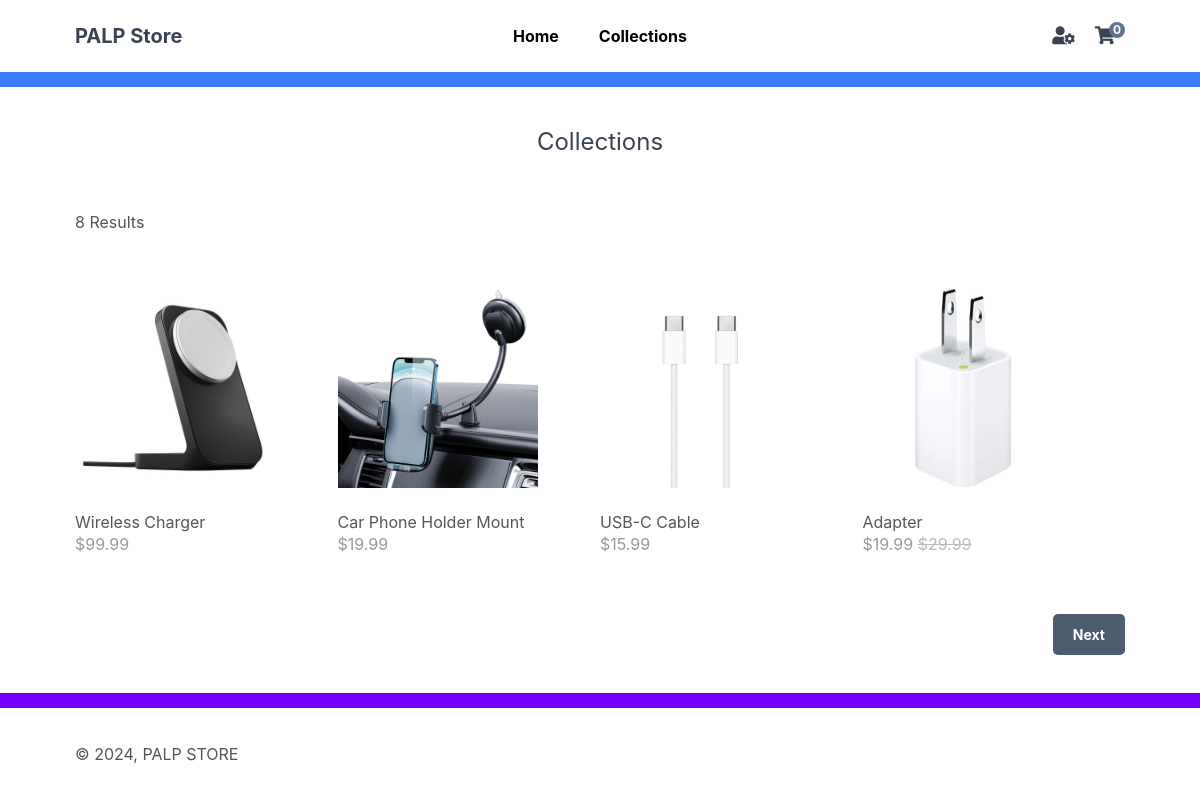
/index.php?page=products, run on an earlier commit of the app's database.
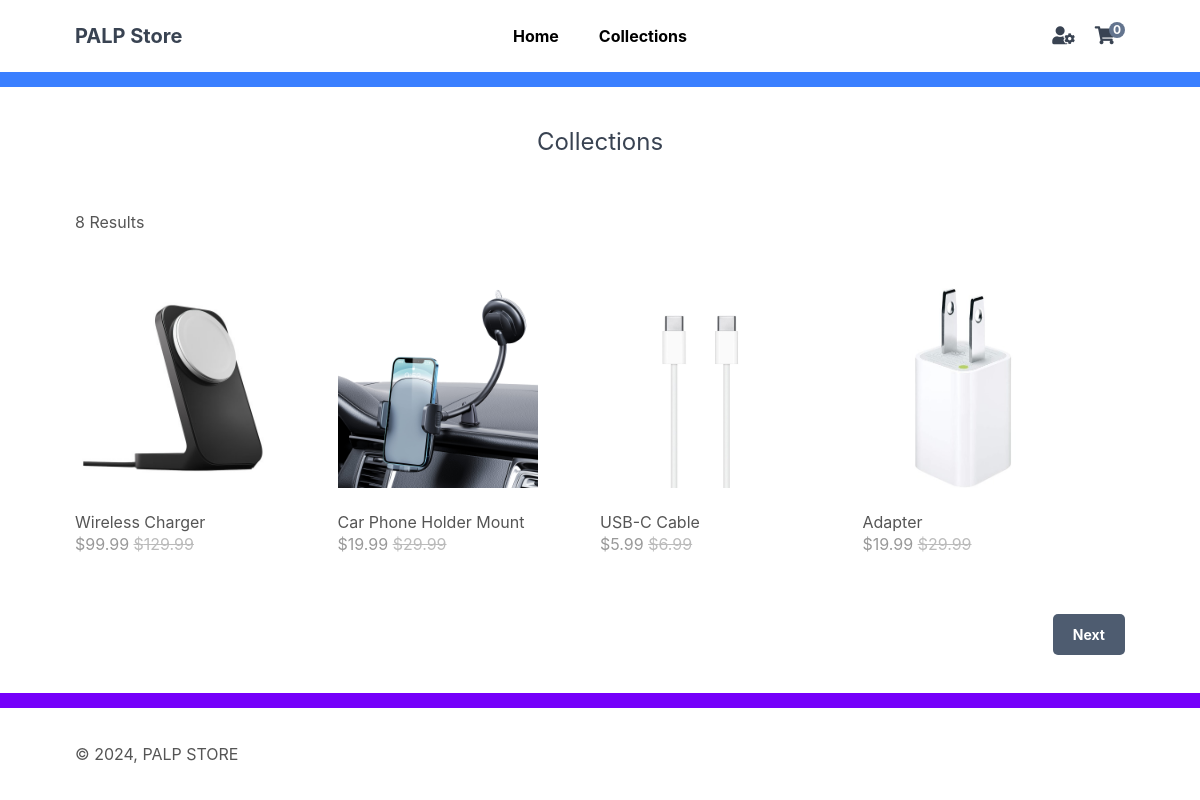
And on a later commit of the database.
### tables this page shows
CREATE TABLE `products` (
  `product_id` int(11) NOT NULL,
  `product_name` varchar(255) NOT NULL,
  `description` text NOT NULL,
  `price` decimal(7,2) NOT NULL,
  `rrp` decimal(7,2) NOT NULL,
  `quantity` int(11) NOT NULL,
  `image_name` varchar(255) NOT NULL,
  `date_created` datetime NOT NULL,
  `submittedby` varchar(50) NOT NULL
);

### index.php (called while the page is built, shortened)
<?php
include 'functions.php';
$page = isset($_GET['page']) && file_exists($_GET['page'] . '.php') ? $_GET['page'] : 'home';
include $page . '.php';
?>

### products.php (the view, shortened to what this page needs)
<?php
$num_products_on_each_page = 4;
$current_page = isset($_GET['p']) && is_numeric($_GET['p']) ? (int)$_GET['p'] : 1;
$stmt = $pdo->prepare('SELECT * FROM products WHERE quantity > 0 ORDER BY date_created DESC LIMIT ?,?');
$stmt->bindValue(1, ($current_page - 1) * $num_products_on_each_page, PDO::PARAM_INT);
$stmt->bindValue(2, $num_products_on_each_page, PDO::PARAM_INT);
$stmt->execute();
$products = $stmt->fetchAll(PDO::FETCH_ASSOC);
$total_products = $pdo->query('SELECT * FROM products WHERE quantity > 0')->rowCount();
?>
<?=template_header('Products')?>
<div class="products content-wrapper">
    <h1>Collections</h1>
    <p><?=$total_products?> Results</p>
    <div class="products-wrapper">
        <?php foreach ($products as $product): ?>
        <a href="index.php?page=product&id=<?=$product['product_id']?>" class="product">
            <img src="imgs/<?=$product['image_name']?>" width="200" height="200" alt="<?=$product['product_name']?>">
            <span class="name"><?=$product['product_name']?></span>
            <span class="price">
                &dollar;<?=$product['price']?>
                <?php if ($product['rrp'] > 0): ?>
                <span class="rrp">&dollar;<?=$product['rrp']?></span>
                <?php endif; ?>
            </span>
        </a>
        <?php endforeach; ?>
    </div>
    <div class="buttons">
        <?php if ($total_products > ($current_page * $num_products_on_each_page) - $num_products_on_each_page + count($products)): ?>
        <a href="index.php?page=products&p=<?=$current_page+1?>">Next</a>
        <?php endif; ?>
    </div>
</div>
<?=template_footer()?>

What changed in the data, as far as the page shows it:
changed products "Wireless Charger": rrp (not shown) → "129.99"
changed products "Car Phone Holder Mount": rrp (not shown) → "29.99"
changed products "USB-C Cable": price "15.99" → "5.99"; rrp (not shown) → "6.99"
